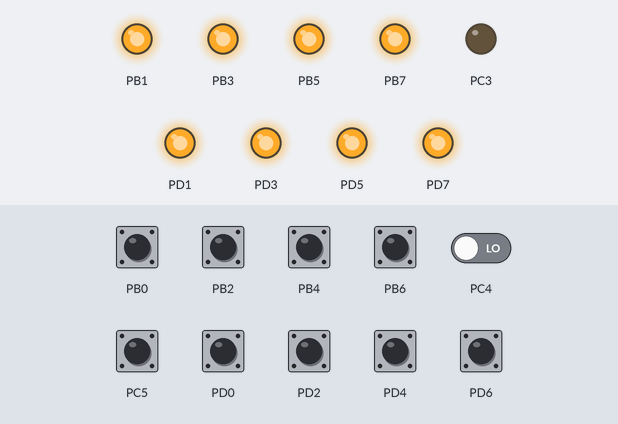
A program run on a simulated ATmega328P, built with avr-gcc and emulated at 16 MHz. Shown: output pins drawn as LEDs (lit = HIGH). Dashed ring = blinking. The test bench sets the inputs (shaded band); at power-on: PB0, PB2, PB4, PB6, PC5, PD0, PD2, PD4, PD6 HIGH, PC4 LOW. Random numbers use the default seed unless the program sets one.

Above: at 1.2 s.
1.3 s: PB0 pulled LOW for 0.15 s
At 1.75 s:
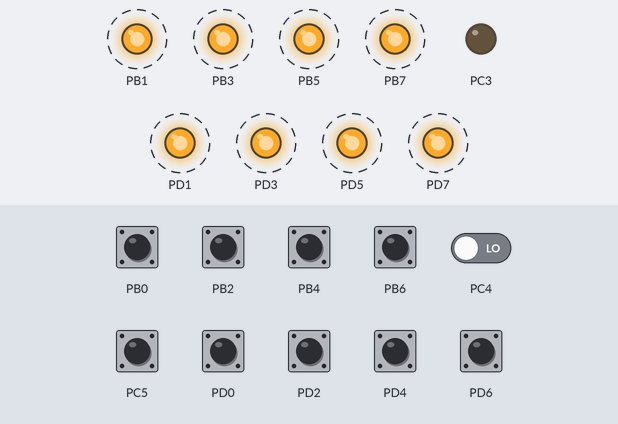
4.3 s: PC4 driven HIGH
5.8 s: PB2 pulled LOW for 0.15 s
At 6.2 s:
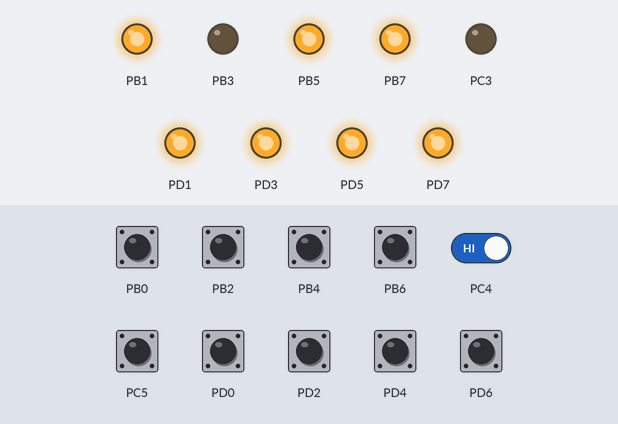
7.4 s: PB6 pulled LOW for 1 s
At 8.7 s:
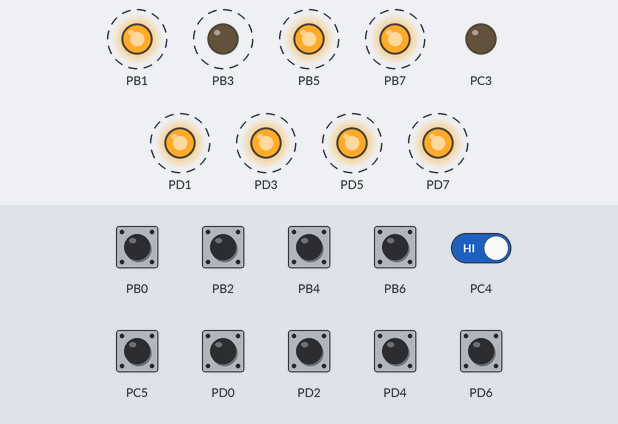
11.1 s: PC5 pulled LOW for 0.15 s
12.7 s: PD0 pulled LOW for 0.15 s
At 13.8 s:
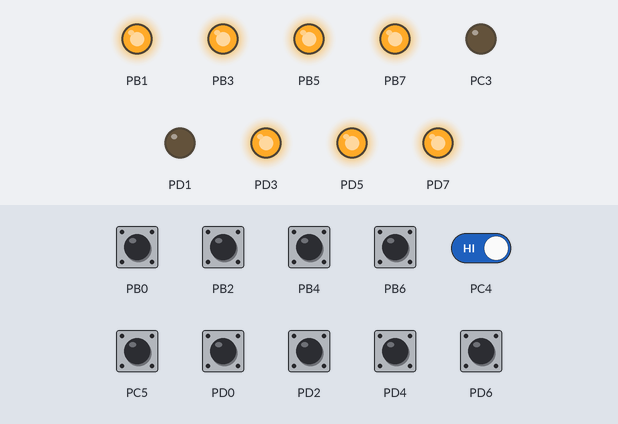
Timing chart, 0 to 15.3 s (numbered marks = the images above; inputs shaded):
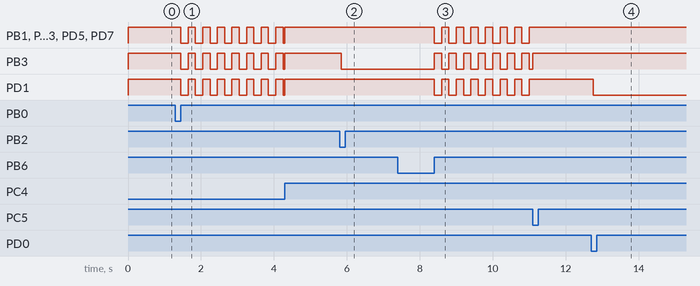

The program:

main.c
```c
/*
 * MordeDedoSim.c
 * Ajustado para Reset via PC4 (Interrupção) e Pulso em PC3
 */

#define F_CPU 16000000UL
#include <avr/io.h>
#include <util/delay.h>
#include <avr/interrupt.h>
#include <stdlib.h>

// Variáveis globais para controle do estado (precisam ser voláteis para ISR)
volatile int dente_premiado;
volatile int game_over = 0;

void apagarLed(volatile uint8_t *porta, uint8_t pino) {
    *porta &= ~(1 << pino);
}

// Função para gerar o pulso de reset para o contador no PC3
void mandarPulsoPC3() {
    PORTC |= (1 << PORTC3);  // Nível ALTO
    _delay_us(100);
    PORTC &= ~(1 << PORTC3); // Nível BAIXO
}

// Função centralizada de reset do estado do jogo
void resetarJogo() {
    game_over = 0;
    dente_premiado = rand() % 8;
    PORTB = 0b11111111; // LEDs acesos e Pull-ups
    PORTD = 0b11111111;
    mandarPulsoPC3();   // Reseta o contador externo também
}

// ISR para o Porto C (PC4 e PC5)
ISR(PCINT1_vect) {
    // Se PC4 for ALTO (Sinal do Timer) OU PC5 for BAIXO (Botão físico)
    if ((PINC & (1 << PINC4)) || !(PINC & (1 << PINC5))) {
        resetarJogo();
    }
}

// ISR para botões no PORTB (Pinos 0, 2, 4, 6)
ISR(PCINT0_vect) {
    if ((PINB & 0b01010101) != 0b01010101) {
        mandarPulsoPC3();
    }
}

// ISR para botões no PORTD (Pinos 0, 2, 4, 6)
ISR(PCINT2_vect) {
    if ((PIND & 0b01010101) != 0b01010101) {
        mandarPulsoPC3();
    }
}

uint16_t ler_ruido_adc() {
    ADMUX = (1 << REFS0);
    ADCSRA = (1 << ADEN) | (1 << ADPS2) | (1 << ADPS1);
    ADCSRA |= (1 << ADSC);
    while (ADCSRA & (1 << ADSC));
    return ADC;
}

int main(void) {
    srand(ler_ruido_adc());

    // Configuração de I/O
    DDRB = 0b10101010; // Saídas ímpares, Entradas pares
    DDRD = 0b10101010;
    DDRC = 0b00001000; // PC3 como saída (Pulso), PC4 e PC5 como entradas

    // Inicialização
    PORTB = 0b11111111;
    PORTD = 0b11111111;
    PORTC |= (1 << PORTC5);  // Pull-up no Reset Manual
    PORTC &= ~(1 << PORTC3); // Inicia PC3 em LOW

    // Configuração das Interrupções de Mudança de Pino (PCINT)
    PCICR |= (1 << PCIE0) | (1 << PCIE1) | (1 << PCIE2); // Habilita grupos B, C e D

    PCMSK0 |= (1 << PCINT0) | (1 << PCINT2) | (1 << PCINT4) | (1 << PCINT6); // PORTB
    PCMSK1 |= (1 << PCINT12) | (1 << PCINT13); // PCINT12 (PC4) e PCINT13 (PC5)
    PCMSK2 |= (1 << PCINT16) | (1 << PCINT18) | (1 << PCINT20) | (1 << PCINT22); // PORTD

    dente_premiado = rand() % 8;
    sei(); // Habilita interrupções globais

    while (1) {
        if (!game_over) {
            // Varredura Porta B
            for (uint8_t i = 0; i <= 6; i += 2) {
                if (!(PINB & (1 << i))) {
                    _delay_ms(50);
                    if ((i / 2) == dente_premiado) {
                        game_over = 1;
                    } else {
                        apagarLed(&PORTB, i + 1);
                    }
                    while (!(PINB & (1 << i)));
                }
            }

            // Varredura Porta D
            for (uint8_t i = 0; i <= 6; i += 2) {
                if (!(PIND & (1 << i))) {
                    _delay_ms(50);
                    if ((i / 2 + 4) == dente_premiado) {
                        game_over = 1;
                    } else {
                        apagarLed(&PORTD, i + 1);
                    }
                    while (!(PIND & (1 << i)));
                }
            }
        } else {
            // Efeito Game Over
            PORTB ^= 0b10101010;
            PORTD ^= 0b10101010;
            _delay_ms(200);
        }
    }
}
```

Measured:
- after the input at 1.3 s, PB1, PB3, PB5, PB7, PD1, PD3, PD5, PD7: alternates HIGH for 0.20 s and LOW for 0.20 s, starting after 0.15 s
- after the input at 5.8 s, PB3: HIGH → LOW after 0.05 s
- after the input at 7.4 s, PB1, PB3, PB5, PB7, PD1, PD3, PD5, PD7: alternates HIGH for 0.20 s and LOW for 0.20 s, starting after 1.0 s
- after the input at 12.7 s, PD1: HIGH → LOW after 0.05 s
